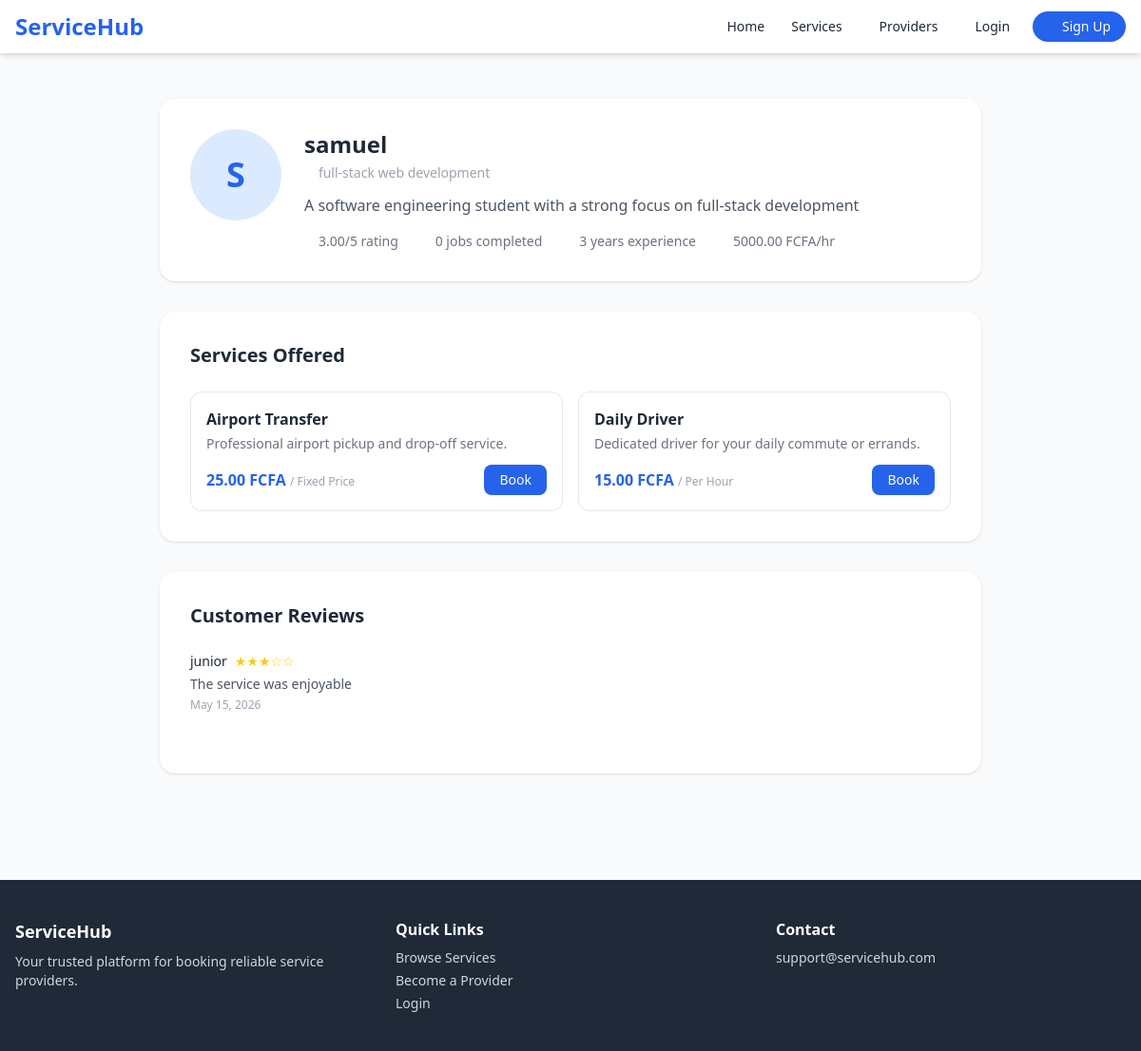
Screenshot of /providers/1/ with the database file from the repository.
### accounts/models.py (models this page shows, shortened)
class ProviderProfile(models.Model):
    STATUS_PENDING = 'pending'
    STATUS_APPROVED = 'approved'
    STATUS_REJECTED = 'rejected'
    STATUS_CHOICES = [
        (STATUS_PENDING, 'Pending'),
        (STATUS_APPROVED, 'Approved'),
        (STATUS_REJECTED, 'Rejected'),
    ]
    user = models.OneToOneField(User, on_delete=models.CASCADE, related_name='provider_profile')
    bio = models.TextField(blank=True)
    id_document = models.FileField(upload_to='documents/', blank=True, null=True)
    service_area = models.CharField(max_length=200, blank=True)
    years_experience = models.PositiveIntegerField(default=0)
    hourly_rate = models.DecimalField(max_digits=8, decimal_places=2, default=0)
    is_available = models.BooleanField(default=True)
    status = models.CharField(max_length=20, choices=STATUS_CHOICES, default=STATUS_PENDING)
    rating = models.DecimalField(max_digits=3, decimal_places=2, default=0.00)
    total_jobs = models.PositiveIntegerField(default=0)
    created_at = models.DateTimeField(auto_now_add=True)

class User(AbstractUser):
    ROLE_CUSTOMER = 'customer'
    ROLE_PROVIDER = 'provider'
    ROLE_ADMIN = 'admin'
    ROLE_CHOICES = [
        (ROLE_CUSTOMER, 'Customer'),
        (ROLE_PROVIDER, 'Service Provider'),
        (ROLE_ADMIN, 'Admin'),
    ]
    email = models.EmailField(unique=True)
    role = models.CharField(max_length=20, choices=ROLE_CHOICES, default=ROLE_CUSTOMER)
    phone = models.CharField(max_length=20, blank=True)
    profile_picture = models.ImageField(upload_to='profiles/', blank=True, null=True)
    address = models.TextField(blank=True)
    created_at = models.DateTimeField(auto_now_add=True)
    USERNAME_FIELD = 'email'
    REQUIRED_FIELDS = ['username']

### services/models.py (models this page shows, shortened)
class Service(models.Model):
    category = models.ForeignKey(ServiceCategory, on_delete=models.CASCADE, related_name='services')
    provider = models.ForeignKey(ProviderProfile, on_delete=models.CASCADE, related_name='services')
    title = models.CharField(max_length=200)
    description = models.TextField()
    price = models.DecimalField(max_digits=10, decimal_places=2)
    price_type = models.CharField(max_length=20, choices=[
        ('fixed', 'Fixed Price'),
        ('hourly', 'Per Hour'),
        ('daily', 'Per Day'),
    ], default='fixed')
    duration_hours = models.PositiveIntegerField(default=1, help_text='Estimated duration in hours')
    is_active = models.BooleanField(default=True)
    created_at = models.DateTimeField(auto_now_add=True)

### reviews/models.py (models this page shows, shortened)
class Review(models.Model):
    booking = models.OneToOneField(Booking, on_delete=models.CASCADE, related_name='review')
    customer = models.ForeignKey(User, on_delete=models.CASCADE, related_name='reviews_given')
    provider = models.ForeignKey(ProviderProfile, on_delete=models.CASCADE, related_name='reviews_received')
    rating = models.PositiveIntegerField(validators=[MinValueValidator(1), MaxValueValidator(5)])
    comment = models.TextField(blank=True)
    created_at = models.DateTimeField(auto_now_add=True)
    class Meta:
        ordering = ['-created_at']

### services/views.py (the view)
# urls.py: path('providers/<int:pk>/', views.provider_detail, name='provider_detail'),
def provider_detail(request, pk):
    provider = get_object_or_404(ProviderProfile, pk=pk, status='approved')
    services = provider.services.filter(is_active=True)
    reviews = provider.reviews_received.all().order_by('-created_at')
    return render(request, 'services/provider_detail.html', {
        'provider': provider,
        'services': services,
        'reviews': reviews,
    })

### templates/services/provider_detail.html (shortened to what this page needs)
{% extends 'base.html' %}
{% block content %}
<div class="max-w-4xl mx-auto px-4 py-12">
    <div class="bg-white rounded-2xl shadow p-8 mb-8">
        <div class="flex flex-col md:flex-row items-start gap-6">
            {% if provider.user.profile_picture %}
                <img src="{{ provider.user.profile_picture.url }}" class="w-24 h-24 rounded-full object-cover">
            {% else %}
                <div class="w-24 h-24 rounded-full bg-blue-100 flex items-center justify-center text-blue-600 font-bold text-4xl">
                    {{ provider.user.username|first|upper }}
                </div>
            {% endif %}
            <div class="flex-1">
                <h1 class="text-2xl font-bold mb-1">{{ provider.user.get_full_name|default:provider.user.username }}</h1>
                <p class="text-gray-400 text-sm mb-3"><i class="fas fa-map-marker-alt mr-1"></i>{{ provider.service_area }}</p>
                <p class="text-gray-600 mb-4">{{ provider.bio }}</p>
                <div class="flex flex-wrap gap-6 text-sm text-gray-500">
                    <span><i class="fas fa-star text-yellow-400 mr-1"></i>{{ provider.rating }}/5 rating</span>
                    <span><i class="fas fa-briefcase mr-1"></i>{{ provider.total_jobs }} jobs completed</span>
                    <span><i class="fas fa-clock mr-1"></i>{{ provider.years_experience }} years experience</span>
                    <span><i class="fas fa-coins mr-1"></i>{{ provider.hourly_rate }} FCFA/hr</span>
                </div>
            </div>
        </div>
    </div>
    <div class="bg-white rounded-2xl shadow p-8 mb-8">
        <h2 class="text-xl font-bold mb-6">Services Offered</h2>
        {% if services %}
        <div class="grid grid-cols-1 md:grid-cols-2 gap-4">
            {% for service in services %}
            <div class="border rounded-xl p-4 hover:border-blue-400 transition">
                <h3 class="font-semibold mb-1">{{ service.title }}</h3>
                <p class="text-gray-500 text-sm mb-3">{{ service.description|truncatechars:80 }}</p>
                <div class="flex items-center justify-between">
                    <span class="text-blue-600 font-bold">{{ service.price }} FCFA <span class="text-gray-400 text-xs font-normal">/ {{ service.get_price_type_display }}</span></span>
                    <a href="{% url 'service_detail' service.pk %}" class="text-sm bg-blue-600 text-white px-4 py-1.5 rounded-lg hover:bg-blue-700">Book</a>
                </div>
            </div>
            {% endfor %}
        </div>
        {% else %}
        <p class="text-gray-500">No services listed yet.</p>
        {% endif %}
    </div>
    <div class="bg-white rounded-2xl shadow p-8">
        <h2 class="text-xl font-bold mb-6">Customer Reviews</h2>
        {% for review in reviews %}
        <div class="border-b pb-4 mb-4 last:border-0">
            <div class="flex items-center gap-2 mb-1">
                <span class="font-medium text-sm">{{ review.customer.get_full_name|default:review.customer.username }}</span>
                <span class="text-yellow-400 text-sm">
                    {% for i in "12345" %}{% if forloop.counter <= review.rating %}★{% else %}☆{% endif %}{% endfor %}
                </span>
            </div>
            <p class="text-gray-600 text-sm">{{ review.comment }}</p>
            <p class="text-gray-400 text-xs mt-1">{{ review.created_at|date:"M d, Y" }}</p>
        </div>
        {% empty %}
        <p class="text-gray-500 text-center py-4">No reviews yet.</p>
        {% endfor %}
    </div>
</div>
{% endblock %}

### rows the page displays
ProviderProfile: user.username|first "S", user.get_full_name "samuel", service_area "full-stack web development", bio "A software engineering student with a strong focus on full-stack development", rating "3.00", total_jobs "0", years_experience "3", hourly_rate "5000.00"
Service: title "Airport Transfer", description "Professional airport pickup and drop-off service.", price "25.00", price_type "Fixed Price"
Service: title "Daily Driver", description "Dedicated driver for your daily commute or errands.", price "15.00", price_type "Per Hour"
Review: customer.get_full_name "junior", rating 3 (drawn), comment "The service was enjoyable", created_at "May 15, 2026"
